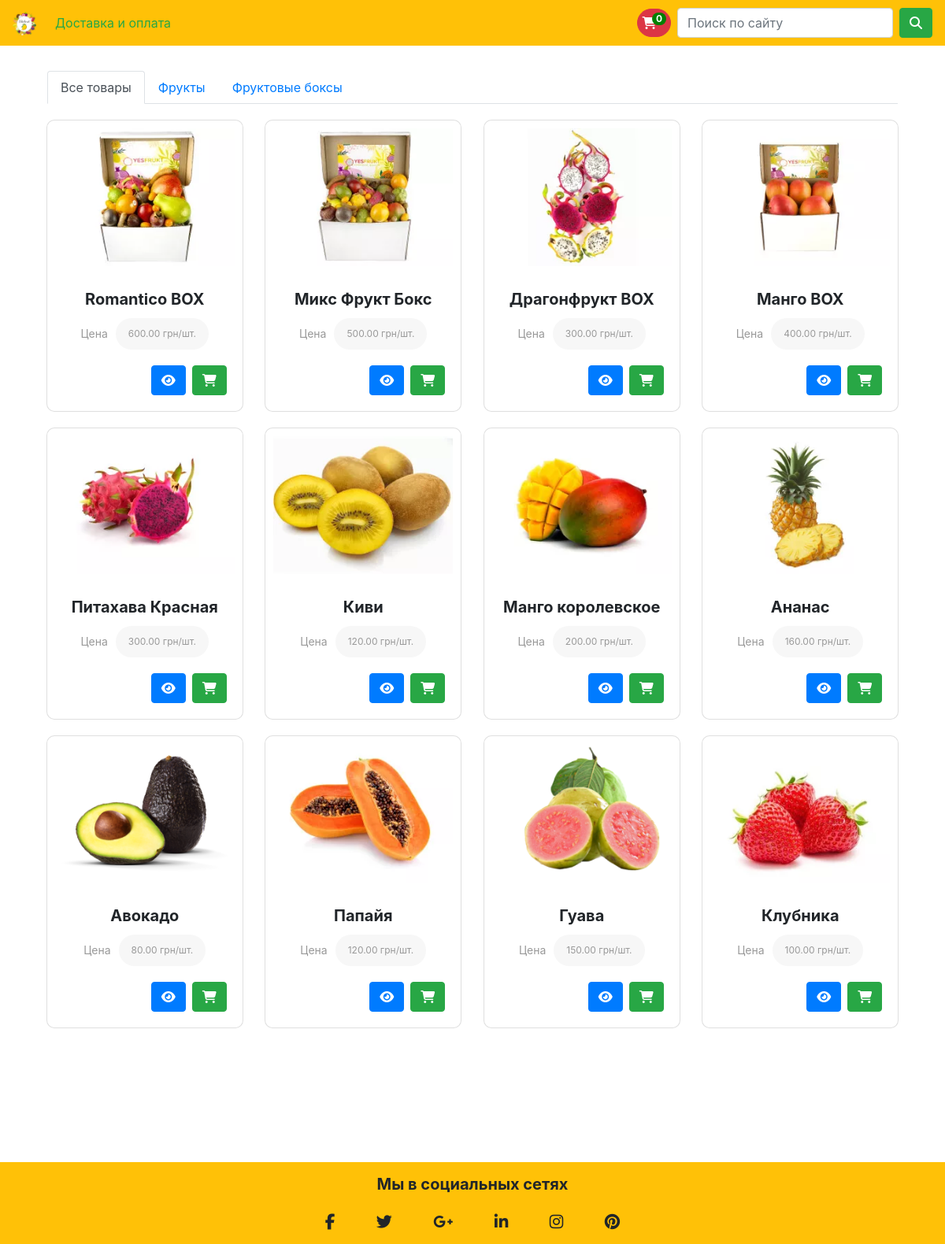
The page / on the database its author committed.
### main/models.py (models this page shows, shortened)
class Product(models.Model):
    name = models.CharField(max_length=200, db_index=True)
    image = models.ImageField(upload_to='products')
    description = models.TextField(blank=True)
    price = models.DecimalField(max_digits=10, decimal_places=2)
    stock = models.PositiveIntegerField()
    available = models.BooleanField(default=True)
    created = models.DateTimeField(auto_now_add=True)
    updated = models.DateTimeField(auto_now=True)
    category = models.ForeignKey(Category, related_name='products', null=True, on_delete=models.SET_NULL)
    class Meta:
        ordering = ('-created',)
        index_together = (('id', ),)
    def __str__(self):
        return self.name

### main/views.py (the view)
# urls.py: path('', views.index, name='index'),
def index(request):
    category = None
    category_id = request.GET.get('category_id')
    categories = Category.objects.all()
    query = request.GET.get('query')
    products = Product.objects.filter(available=True)
    if category_id:
        category = get_object_or_404(Category, pk=int(category_id))
        products = products.filter(category=category)
    if query:
        category = None
        products = products.filter(name__contains=query)
    template_url = 'main/pages/products.html'
    context = {
        'category': category,
        'categories_list': categories,
        'products_list': products,
    }
    return render(request, template_url, context)

### main/templates/main/pages/products.html
{% extends 'main/index.html' %}
{% block content %}
    <div class="container mt-3">
         <ul class="nav nav-tabs">
            <li class="nav-item">
                <a class="nav-link {% if not category.id %} active {% endif %}" href="/">Все товары</a>
            </li>
            <li class="nav-item">
                <a class="nav-link {% if category.id == 1 %} active {% endif %}" href="/?category_id=1">Фрукты</a>
            </li>
            <li class="nav-item">
                <a class="nav-link {% if category.id == 2 %} active {% endif %}" href="/?category_id=2">Фруктовые боксы</a>
            </li>
        </ul>
    </div>
    <div class="products-list">
        {% if products_list %}
            {% for product in products_list %}
                <div class="card product-card">
                    <div class="image-wrapper">
                        <img src="{{ product.image.url }}" alt="{{ product }}">
                    </div>
                    <div class="card-body">
                        <h5 class="card-title text-center">
                            <strong>{{ product }}</strong>
                        </h5>
                        <div class="product__price">
                            <strong>Цена</strong>
                            <div class="price">
                                <div class="price__current">
                                    <span>{{ product.price }}</span>
                                    грн/шт.
                                </div>
                            </div>
                        </div>
                        <div class="card-actions">
                            <a href="/products/{{ product.id }}" class="btn btn-primary rounded mx-2">
                                <i class="fas fa-eye"></i>
                            </a>
                            <button onclick="addProductToCart(event, {{ product.id }})"
                                    class="btn btn-success"
                                    id="btn_{{ product.id }}"
                            >
                                <span class="cart-btn fa rounded fa-shopping-cart"></span>
                            </button>
                        </div>
                    </div>
                </div>
            {% endfor %}
        {% else %}
            <p>No products in stock.</p>
        {% endif %}
    </div>
{% endblock %}

### main/static/main/css/index.css (style rules this page uses)
* { margin: 0; padding: 0; box-sizing: border-box; }
.products-list { display: flex; justify-content: space-around; flex-wrap: wrap; margin-top: 20px; margin-bottom: 150px; }
.product-card { max-width: 250px; max-height: 500px; border-radius: 10px; margin-bottom: 20px; }
.product-card .card-body { overflow: hidden; }
.product-card .card-actions { display: flex; justify-content: flex-end; }
.product-card .image-wrapper { padding: 10px; }
.product-card img { max-width: 100%; vertical-align: middle; }
.product__price { display: flex; align-items: center; border-radius: 24px; margin: auto 0 20px; justify-content: center; }
.product__price > strong { font-size: 14px; line-height: 1; margin: 0 10px 0 0; color: #999; font-weight: normal; }
.product__price .price__current { position: relative; padding: 0 16px; line-height: 40px; font-size: 12px; background: rgba(223,223,223,0.25); border-radius: 24px; color: #999; }

### rows shown on the page
Product: image (picture), name "Romantico BOX", price "600.00"
Product: image (picture), name "Микс Фрукт Бокс", price "500.00"
Product: image (picture), name "Драгонфрукт BOX", price "300.00"
Product: image (picture), name "Манго BOX", price "400.00"
Product: image (picture), name "Питахава Красная", price "300.00"
Product: image (picture), name "Киви", price "120.00"
Product: image (picture), name "Манго королевское", price "200.00"
Product: image (picture), name "Ананас", price "160.00"
Product: image (picture), name "Авокадо", price "80.00"
Product: image (picture), name "Папайя", price "120.00"
Product: image (picture), name "Гуава", price "150.00"
Product: image (picture), name "Клубника", price "100.00"
